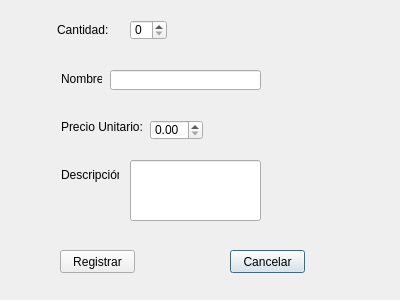
<?xml version="1.0" encoding="UTF-8"?>
<ui version="4.0">
 <class>RegistrarInsumo</class>
 <widget class="QDialog" name="RegistrarInsumo">
  <property name="geometry">
   <rect>
    <x>0</x>
    <y>0</y>
    <width>400</width>
    <height>300</height>
   </rect>
  </property>
  <property name="windowTitle">
   <string>Dialog</string>
  </property>
  <widget class="QPushButton" name="btnCancelar">
   <property name="geometry">
    <rect>
     <x>230</x>
     <y>250</y>
     <width>75</width>
     <height>23</height>
    </rect>
   </property>
   <property name="text">
    <string>Cancelar</string>
   </property>
  </widget>
  <widget class="QLabel" name="label_4">
   <property name="geometry">
    <rect>
     <x>61</x>
     <y>167</y>
     <width>58</width>
     <height>16</height>
    </rect>
   </property>
   <property name="text">
    <string>Descripción:</string>
   </property>
  </widget>
  <widget class="QLabel" name="label">
   <property name="geometry">
    <rect>
     <x>61</x>
     <y>71</y>
     <width>41</width>
     <height>16</height>
    </rect>
   </property>
   <property name="text">
    <string>Nombre:</string>
   </property>
  </widget>
  <widget class="QLineEdit" name="txtNombre">
   <property name="geometry">
    <rect>
     <x>110</x>
     <y>70</y>
     <width>151</width>
     <height>20</height>
    </rect>
   </property>
  </widget>
  <widget class="QPushButton" name="btnRegistrar">
   <property name="geometry">
    <rect>
     <x>60</x>
     <y>250</y>
     <width>75</width>
     <height>23</height>
    </rect>
   </property>
   <property name="text">
    <string>Registrar</string>
   </property>
  </widget>
  <widget class="QLabel" name="label_3">
   <property name="geometry">
    <rect>
     <x>61</x>
     <y>119</y>
     <width>81</width>
     <height>16</height>
    </rect>
   </property>
   <property name="text">
    <string>Precio Unitario:</string>
   </property>
  </widget>
  <widget class="QDoubleSpinBox" name="spinPrecio">
   <property name="geometry">
    <rect>
     <x>150</x>
     <y>120</y>
     <width>53</width>
     <height>20</height>
    </rect>
   </property>
  </widget>
  <widget class="QLabel" name="label_2">
   <property name="geometry">
    <rect>
     <x>57</x>
     <y>19</y>
     <width>51</width>
     <height>21</height>
    </rect>
   </property>
   <property name="text">
    <string>Cantidad:</string>
   </property>
  </widget>
  <widget class="QSpinBox" name="spinCantidad">
   <property name="geometry">
    <rect>
     <x>130</x>
     <y>20</y>
     <width>37</width>
     <height>20</height>
    </rect>
   </property>
  </widget>
  <widget class="QLineEdit" name="txtDescripcion">
   <property name="geometry">
    <rect>
     <x>130</x>
     <y>160</y>
     <width>131</width>
     <height>61</height>
    </rect>
   </property>
  </widget>
 </widget>
 <tabstops>
  <tabstop>spinCantidad</tabstop>
  <tabstop>txtNombre</tabstop>
  <tabstop>spinPrecio</tabstop>
  <tabstop>btnRegistrar</tabstop>
  <tabstop>btnCancelar</tabstop>
 </tabstops>
 <resources/>
 <connections/>
</ui>
